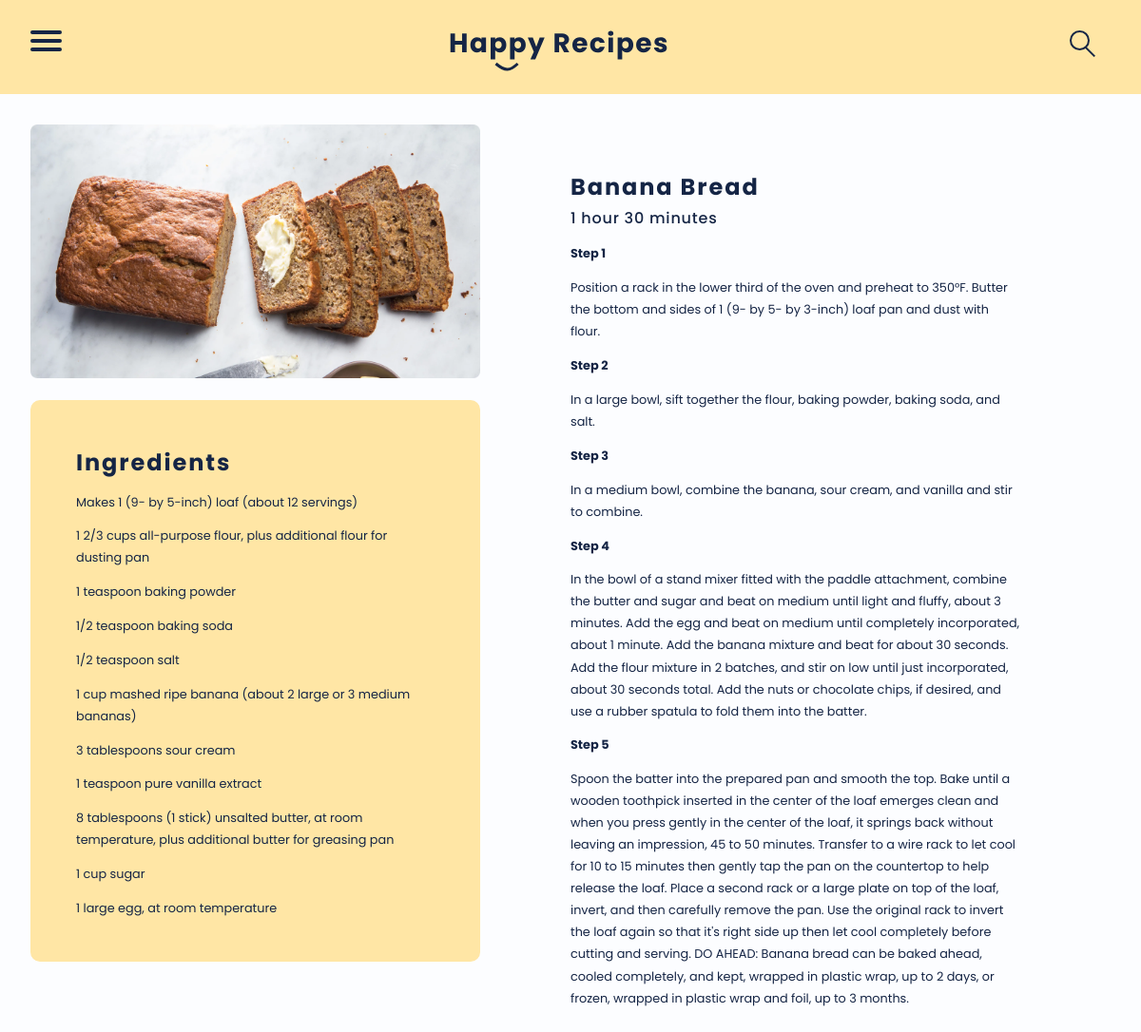
Page /view.php?id=1 on the committed database.
### tables this page shows
CREATE TABLE `recipes` (
  `id` int(11) NOT NULL,
  `file_id` int(11) NOT NULL,
  `title` varchar(250) NOT NULL,
  `category` varchar(250) NOT NULL,
  `make_time` varchar(250) NOT NULL,
  `ingredients` varchar(5000) NOT NULL,
  `steps` varchar(10000) NOT NULL,
  `date_created` datetime NOT NULL,
  `date_updated` datetime NOT NULL
);

### view.php (the view, shortened to what this page needs)
<?php
include_once __DIR__ . '/_global/header.php';
if (isset($_GET['id'])) {
    $user_id = $_GET['id'];
    $query = "SELECT * FROM recipes WHERE id=" . $user_id;
    $db_results = mysqli_query($db_connection, $query);
    if ($db_results && $db_results->num_rows > 0) {
        $recipe = mysqli_fetch_assoc($db_results);
    } else {
        redirectTo('/admin/users?error=' . mysqli_error($db_connection));
    }
} else {
    redirectTo('/admin/recipes/all.php');
}
?>
<div class="recipegrid">
         <div class="leftrecipe">
         <img src="imgs/fullbanana.png" alt="bananabread">
         <div class="ingredients">
         <h1>Ingredients</h1>
         <p><?php echo $recipe['ingredients'];?></p>
      </div>
      </div>
      <div class="rightrecipe">
         <h1><?php echo $recipe['title'];?></h1>
         <h2><?php echo $recipe['make_time'];?></h2>
         <p class="step"><?php echo $recipe['steps'];?></p>
      </div>
      </div>
   <?php
include_once __DIR__ . '/_global/footer.php';
?>

### css/stylesheet.css (style rules this page uses)
html { -webkit-text-size-adjust: 100%; box-sizing: border-box; }
body { margin: 0; padding: 0; border: 0; font-family: 'Poppins',sans-serif; font-size: 1rem; color: #152545; background-color: #FCFDFF; }
h1 { letter-spacing: 0.08em; padding-top: 3rem; margin: 0; font-size: 1.8rem; }
h2 { font-style: normal; font-weight: 500; font-size: 1.5rem; letter-spacing: 0.05em; margin-top: .2rem; }
p { line-height:1.8; }
.recipegrid { display: grid; grid-template-columns: repeat(12, 1fr); margin: 2rem; }
.leftrecipe { grid-column-start: 1; grid-column-end: 6; }
.rightrecipe { grid-column-start: 7; grid-column-end: 12; }
.ingredients { background:#FFE6A5; padding: 0 3rem 2rem ; border-radius: 10px; margin-top: 1rem; }
p.step { font-weight: bold; }
div.leftrecipe>img { width:100%; }
@media screen and (max-width: 1300px) { div.ingredients>h1, div.rightrecipe>h1 { font-size: 1.5rem; } }
@media screen and (max-width: 1300px) { div.rightrecipe>h2 { font-size: 1rem; } }
@media screen and (max-width: 1300px) { div.ingredients>p, div.rightrecipe>p { font-size: .8rem; } }

### rows in the picture
recipes: ingredients "Makes 1 (9- by 5-inch) loaf (about 12 servings) 1 2/3 cups all-purpose flour, plus additional flour for dusting pan 1 teaspoon baking powder 1/2 teaspoon baking soda 1/2 teaspoon salt 1 cup mashed ripe banana (about 2 large or 3 medium bananas) 3 tablespoons sour cream 1 teaspoon pure vanilla extract 8 tablespoons (1 stick) unsalted butter, at room temperature, plus additional butter for greasing pan 1 cup sugar 1 large egg, at room temperature", title "Banana Bread", make_time "1 hour 30 minutes", steps "Step 1 Position a rack in the lower third of the oven and preheat to 350°F. Butter the bottom and sides of 1 (9- by 5- by 3-inch) loaf pan and dust with flour. Step 2 In a large bowl, sift together the flour, baking powder, baking soda, and salt. Step 3 In a medium bowl, combine the banana, sour cream, and vanilla and stir to combine. Step 4 In the bowl of a stand mixer fitted with the paddle attachment, combine the butter and sugar and beat on medium until light and fluffy, about 3 minutes. Add the egg and beat on medium until completely incorporated, about 1 minute. Add the banana mixture and beat for about 30 seconds. Add the flour mixture in 2 batches, and stir on low until just…"
